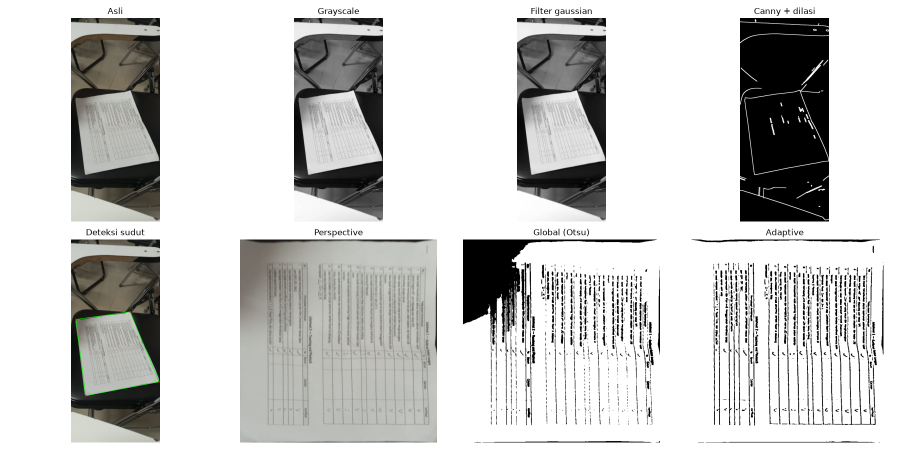
#> input picture results/comparison/document_1_pipeline.png, 1800 x 900 px (shown at 1/2 size); its folder holds only this picture in this run
$ python main.py --image ../results/comparison/document_1_pipeline.png
#> lines starting #> are read from the running program, lines starting #| are printed output that depends on the picture; after the words box and inside, x2 and y2 are one past the last pixel; in counts of white or black regions, pixels touching at a corner belong together
### src/preprocessing.py

import cv2

def preprocess_image(image):
    # Resize gambar
    height, width = image.shape[:2]
    scale = 800 / width

    resized = cv2.resize(
        image,
        (800, int(height * scale))
    )

    # Konversi ke grayscale
    gray = cv2.cvtColor(
        resized,
        cv2.COLOR_BGR2GRAY
    )

    # Gaussian Blur
    gaussian = cv2.GaussianBlur(
        gray, (5, 5), 0
    )

    # Median Blur
    median = cv2.medianBlur(
        gray, 5
    )

    return resized, gray, gaussian, median

### src/edge_detection.py
import cv2
import numpy as np


def detect_edges(image, mode="fixed"):
    # mode "fixed": ambang Canny tetap (75, 200)
    # mode "auto" : ambang dihitung dari median intensitas gambar
    if mode == "auto":
        median = float(np.median(image))
        low = int(max(0, 0.66 * median))
        high = int(min(255, 1.33 * median))
    else:
        low, high = 75, 200

    edges = cv2.Canny(
        image,
        threshold1=low,
        threshold2=high
    )

    # Memperkuat garis tepi
    kernel = cv2.getStructuringElement(
        cv2.MORPH_RECT, (5, 5)
    )

    edges = cv2.dilate(
        edges, kernel, iterations=1
    )

    return edges

### src/contour_detection.py
import cv2


def find_document_contour(edges, min_area_ratio=None, require_convex=False):
    # min_area_ratio None  : luas minimal 1000 piksel (perilaku awal)
    # min_area_ratio 0.2   : luas minimal 20% dari luas gambar
    # require_convex True  : hanya menerima bentuk cembung
    if min_area_ratio is None:
        min_area = 1000
    else:
        min_area = min_area_ratio * edges.shape[0] * edges.shape[1]

    contours, _ = cv2.findContours(
        edges,
        cv2.RETR_LIST,
        cv2.CHAIN_APPROX_SIMPLE
    )

    # Urutkan berdasarkan luas terbesar
    contours = sorted(
        contours,
        key=cv2.contourArea,
        reverse=True
    )

    for contour in contours:
        if cv2.contourArea(contour) <= min_area:
            break

        perimeter = cv2.arcLength(
            contour, True
        )

        approximation = cv2.approxPolyDP(
            contour,
            0.02 * perimeter,
            True
        )

        # Cari kontur dengan empat sudut
        if len(approximation) == 4:
            if require_convex and not cv2.isContourConvex(approximation):
                continue
            return approximation

    return None

### src/perspective.py

import cv2
import numpy as np

def order_points(points):
    points = points.reshape(4, 2)

    rect = np.zeros((4, 2), dtype="float32")

    # Jumlah koordinat x + y
    s = points.sum(axis=1)
    rect[0] = points[np.argmin(s)]  # Top Left
    rect[2] = points[np.argmax(s)]  # Bottom Right

    # Selisih koordinat x - y
    diff = np.diff(points, axis=1)
    rect[1] = points[np.argmin(diff)]  # Top Right
    rect[3] = points[np.argmax(diff)]  # Bottom Left

    return rect


def perspective_transform(image, points):
    rect = order_points(points)

    (tl, tr, br, bl) = rect

    # Hitung lebar hasil
    width_a = np.linalg.norm(br - bl)
    width_b = np.linalg.norm(tr - tl)
    max_width = max(int(width_a), int(width_b))

    # Hitung tinggi hasil
    height_a = np.linalg.norm(tr - br)
    height_b = np.linalg.norm(tl - bl)
    max_height = max(int(height_a), int(height_b))

    # Titik tujuan
    dst = np.array([
        [0, 0],
        [max_width - 1, 0],
        [max_width - 1, max_height - 1],
        [0, max_height - 1]
    ], dtype="float32")

    # Matriks transformasi
    matrix = cv2.getPerspectiveTransform(rect, dst)

    # Transformasi perspektif
    warped = cv2.warpPerspective(
        image,
        matrix,
        (max_width, max_height)
    )

    return warped

### src/enhancement.py
import cv2


def _to_gray(image):
    if len(image.shape) == 3:
        return cv2.cvtColor(image, cv2.COLOR_BGR2GRAY)
    return image


def global_threshold(image):
    # Global thresholding (Otsu): satu ambang untuk seluruh gambar
    gray = _to_gray(image)
    gray = cv2.GaussianBlur(gray, (3, 3), 0)

    _, result = cv2.threshold(
        gray, 0, 255,
        cv2.THRESH_BINARY + cv2.THRESH_OTSU
    )

    return result


def adaptive_threshold(image):
    # Adaptive thresholding: ambang dihitung per area kecil (31x31 piksel)
    gray = _to_gray(image)
    gray = cv2.GaussianBlur(gray, (3, 3), 0)

    result = cv2.adaptiveThreshold(
        gray, 255,
        cv2.ADAPTIVE_THRESH_GAUSSIAN_C,
        cv2.THRESH_BINARY,
        31, 10
    )

    return result

### src/main.py
"""
Entry point P01 - Automatic Document Scanner

    python src/main.py                         # evaluasi semua foto di dataset/raw
    python src/main.py --canny auto            # evaluasi dengan ambang Canny otomatis
    python src/main.py --image dataset/raw/normal_01.jpg --show
    python src/main.py --demo                  # buat demo/demo.mp4

Opsi lain untuk mode evaluasi: lihat  python src/evaluate.py --help
"""
import argparse
import sys
from pathlib import Path

import matplotlib

if "--show" not in sys.argv:
    matplotlib.use("Agg")

import cv2
import matplotlib.pyplot as plt
import numpy as np

from preprocessing import preprocess_image
from edge_detection import detect_edges
from contour_detection import find_document_contour
from perspective import perspective_transform, order_points
from enhancement import global_threshold, adaptive_threshold

ROOT = Path(__file__).resolve().parent.parent
EXT = (".jpg", ".jpeg", ".png", ".bmp")


def list_images(folder):
    return sorted(p for p in Path(folder).iterdir() if p.suffix.lower() in EXT)


def run_pipeline(image, filter_name="gaussian", canny="fixed",
                 min_area_ratio=None, convex=False):
    resized, gray, gaussian, median = preprocess_image(image)
    filtered = gaussian if filter_name == "gaussian" else median
    edges = detect_edges(filtered, canny)
    contour = find_document_contour(edges, min_area_ratio, convex)

    marked = resized.copy()
    warped = otsu = adaptive = None
    if contour is not None:
        cv2.drawContours(marked, [contour], -1, (0, 255, 0), 3)
        for (x, y) in order_points(contour).astype(int):
            cv2.circle(marked, (int(x), int(y)), 8, (0, 0, 255), -1)
        warped = perspective_transform(resized, contour)
        otsu = global_threshold(warped)
        adaptive = adaptive_threshold(warped)

    return {"resized": resized, "gray": gray, "filtered": filtered,
            "edges": edges, "marked": marked, "warped": warped,
            "otsu": otsu, "adaptive": adaptive, "found": contour is not None}


def run_single(path, args):
    image = cv2.imread(str(path))
    if image is None:
        raise FileNotFoundError(f"Gambar tidak ditemukan: {path}")

    r = run_pipeline(image, args.filter, args.canny)
    print("Dokumen terdeteksi." if r["found"] else "Dokumen belum terdeteksi.")

    out_dir = ROOT / "results" / "comparison"
    out_dir.mkdir(parents=True, exist_ok=True)

    panels = [("Asli", r["resized"]), ("Grayscale", r["gray"]),
              (f"Filter {args.filter}", r["filtered"]), ("Canny + dilasi", r["edges"]),
              ("Deteksi sudut", r["marked"]), ("Perspective", r["warped"]),
              ("Global (Otsu)", r["otsu"]), ("Adaptive", r["adaptive"])]

    fig, axs = plt.subplots(2, 4, figsize=(18, 9))
    for ax, (title, im) in zip(axs.ravel(), panels):
        ax.set_title(title)
        ax.axis("off")
        if im is None:
            continue
        if im.ndim == 2:
            ax.imshow(im, cmap="gray")
        else:
            ax.imshow(cv2.cvtColor(im, cv2.COLOR_BGR2RGB))
    plt.tight_layout()
    save = out_dir / f"{Path(path).stem}_pipeline.png"
    fig.savefig(save, dpi=100)
    print("Tersimpan:", save)
    if args.show:
        plt.show()
    plt.close(fig)

    if r["found"]:
        img_dir = ROOT / "results" / "images"
        img_dir.mkdir(parents=True, exist_ok=True)
        stem = Path(path).stem
        cv2.imwrite(str(img_dir / f"{stem}_scan.png"), r["warped"])
        cv2.imwrite(str(img_dir / f"{stem}_scan_global_otsu.png"), r["otsu"])
        cv2.imwrite(str(img_dir / f"{stem}_scan_adaptive.png"), r["adaptive"])


# ------------------------------------------------------------------ demo video
W, H, FPS = 1280, 720, 24


# [58 lines left out: functions make_frame, make_demo_video, not called in this run]


def main():
    ap = argparse.ArgumentParser(description=__doc__,
                                 formatter_class=argparse.RawDescriptionHelpFormatter)
    ap.add_argument("--image", help="proses satu foto")
    ap.add_argument("--show", action="store_true", help="tampilkan jendela grafik")
    ap.add_argument("--demo", action="store_true", help="buat demo/demo.mp4")
    ap.add_argument("--filter", choices=["gaussian", "median"], default="gaussian")
    ap.add_argument("--canny", choices=["fixed", "auto"], default="fixed")
    ap.add_argument("--max-images", type=int, default=6, help="jumlah foto di video demo")
    ap.add_argument("--seconds", type=float, default=1.2, help="durasi tiap tahap (detik)")
    args, _ = ap.parse_known_args()

    if args.image:
        run_single(args.image, args)
#> in run_single, image is the input picture: shape (900, 1800, 3); mean B, G, R 202, 203.3, 203.3
#> in detect_edges, `edges = cv2.Canny( image, threshold1=low, threshold2=high )`:
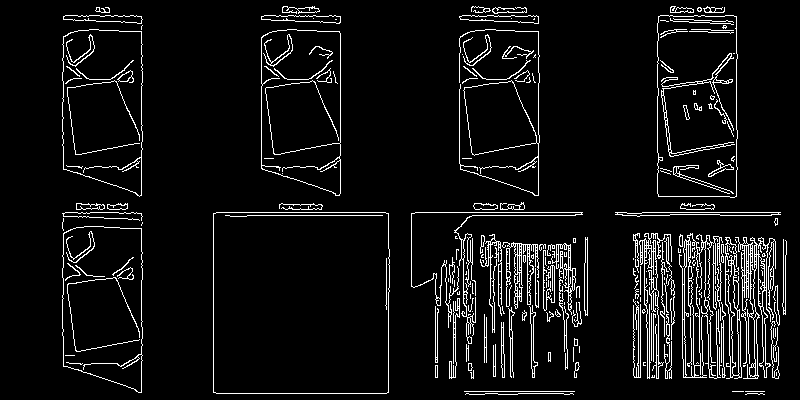
#> edges: shape (400, 800); 6.8% white in thin lines or dots, all inside (x1, y1, x2, y2) = (62, 6, 787, 395)
#> in detect_edges, `edges = cv2.dilate( edges, kernel, iterations=1 )`:
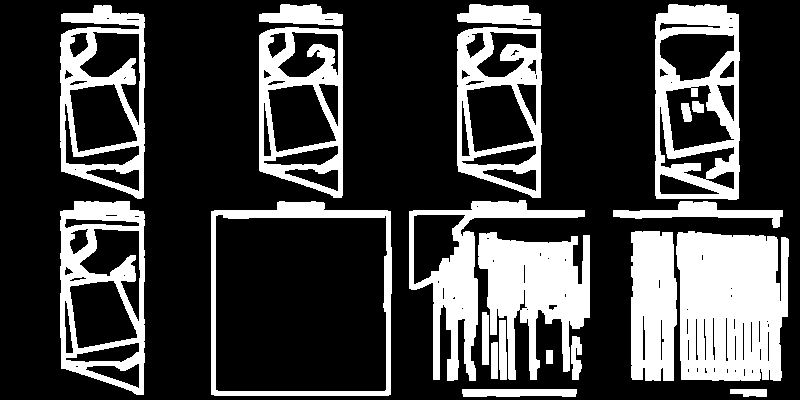
#> edges: shape (400, 800); 26.3% white; 22 white regions
#> in find_document_contour, `contours, _ = cv2.findContours( edges, cv2.RETR_LIST, cv2.CHAIN_APPROX..`: contours = 133 contours, 43 with area under 20; largest, box (x1, y1, x2, y2) and area: (211, 201, 392, 396) 33539, (215, 214, 388, 392) 29640, (655, 4, 740, 200) 15832, (676, 231, 789, 381) 14882, (60, 201, 145, 395) 14616
#> the loop in find_document_contour, `for contour in contours:` made 1 pass
#> (perimeter, approximation) on pass 1: (743.8, [[211, 211], [211, 394], [390, 394], [390, 211]])
#> in run_pipeline, `contour = find_document_contour(edges, min_area_ratio, convex)`: contour = [[211, 211], [211, 394], [390, 394], [390, 211]]
#> in run_pipeline, `cv2.drawContours(marked, [contour], -1, (0, 255, 0), 3)`:
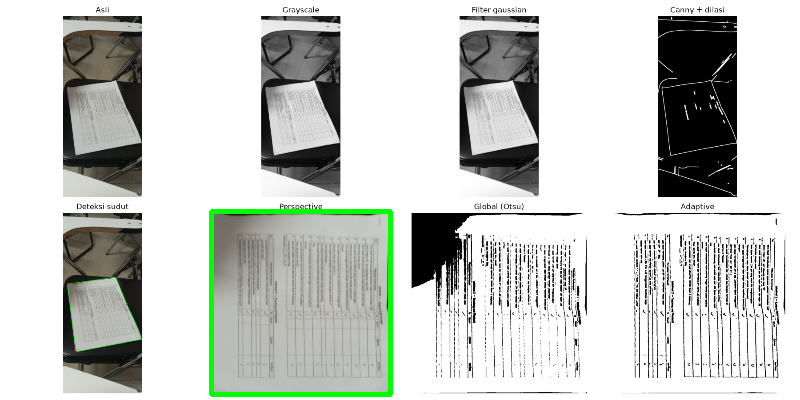
#> marked: shape (400, 800, 3); mean B, G, R 199.5, 203.7, 200.8
#> in order_points, `rect = np.zeros((4, 2), dtype="float32")`: rect = [[0, 0], [0, 0], [0, 0], [0, 0]]
#> in order_points, `s = points.sum(axis=1)`: s = [422, 605, 784, 601]
#> in order_points, `diff = np.diff(points, axis=1)`: diff = [0, 183, 4, -179]
#> the loop in run_pipeline, `for (x, y) in order_points(contour).astype(int):` made 4 passes
#> after the loop in run_pipeline, `for (x, y) in order_points(contour).astype(int):`:
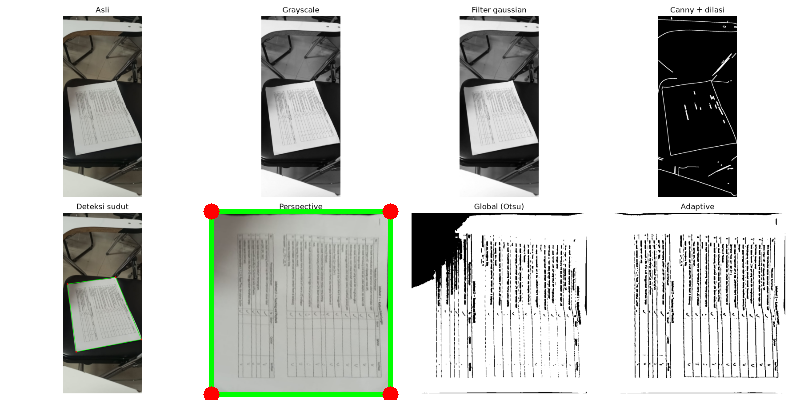
#> marked: shape (400, 800, 3); 0.23% of pixels changed, all inside (x1, y1, x2, y2) = (203, 203, 399, 400)
#> in perspective_transform, `rect = order_points(points)`: rect = [[211, 211], [390, 211], [390, 394], [211, 394]]
#> in perspective_transform, `(tl, tr, br, bl) = rect`: tl = [211, 211]; tr = [390, 211]; br = [390, 394]; bl = [211, 394]
#> in perspective_transform, `width_a = np.linalg.norm(br - bl)`: width_a = 179
#> in perspective_transform, `height_a = np.linalg.norm(tr - br)`: height_a = 183
#> in perspective_transform, `dst = np.array([ [0, 0], [max_width - 1, 0], [max_width - 1, max_heigh..`: dst = [[0, 0], [178, 0], [178, 182], [0, 182]]
#> in perspective_transform, `matrix = cv2.getPerspectiveTransform(rect, dst)`: matrix = [[0.994, -1.34e-17, -209.8], [-7.29e-17, 0.995, -209.8], [2.18e-19, -2.18e-19, 1]]
#> in global_threshold, `gray = cv2.GaussianBlur(gray, (3, 3), 0)`:
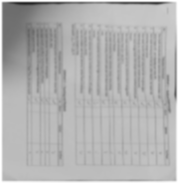
#> gray: shape (183, 179); min 34, max 255, mean 178.2
#> in global_threshold, `_, result = cv2.threshold( gray, 0, 255, cv2.THRESH_BINARY + cv2.THRES..`: result: shape (183, 179); 83.6% white; 100 black regions (88 under 20 px), largest, box (x1, y1, x2, y2) and area: (2, 2, 169, 94) 4338, (58, 87, 66, 111) 106, (164, 90, 171, 115) 87
#> in adaptive_threshold, `result = cv2.adaptiveThreshold( gray, 255, cv2.ADAPTIVE_THRESH_GAUSSIA..`:
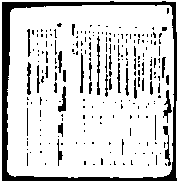
#> result: shape (183, 179); 82.9% white; 220 black regions (186 under 20 px), largest, box (x1, y1, x2, y2) and area: (2, 1, 177, 181) 3059, (97, 36, 100, 95) 114, (163, 90, 172, 123) 112
#> in run_single, `r = run_pipeline(image, args.filter, args.canny)`: r = 9 items
#| Dokumen terdeteksi.
#> the loop in run_single, `for ax, (title, im) in zip(axs.ravel(), panels):` made 8 passes
#> in run_single, `fig.savefig(save, dpi=100)`:
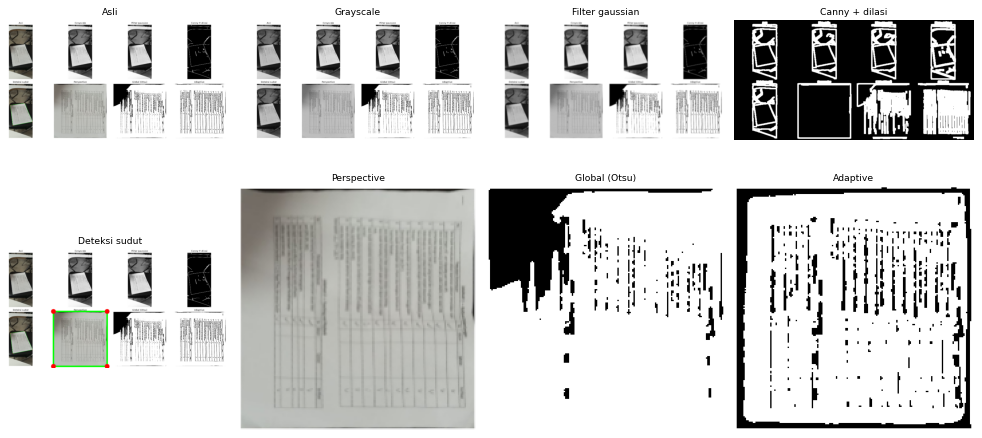
#> figure drawn by matplotlib, 8 panels
    elif args.demo:
        make_demo_video(args)
    else:
        import evaluate
        evaluate.main(sys.argv[1:])


if __name__ == "__main__":
    main()
